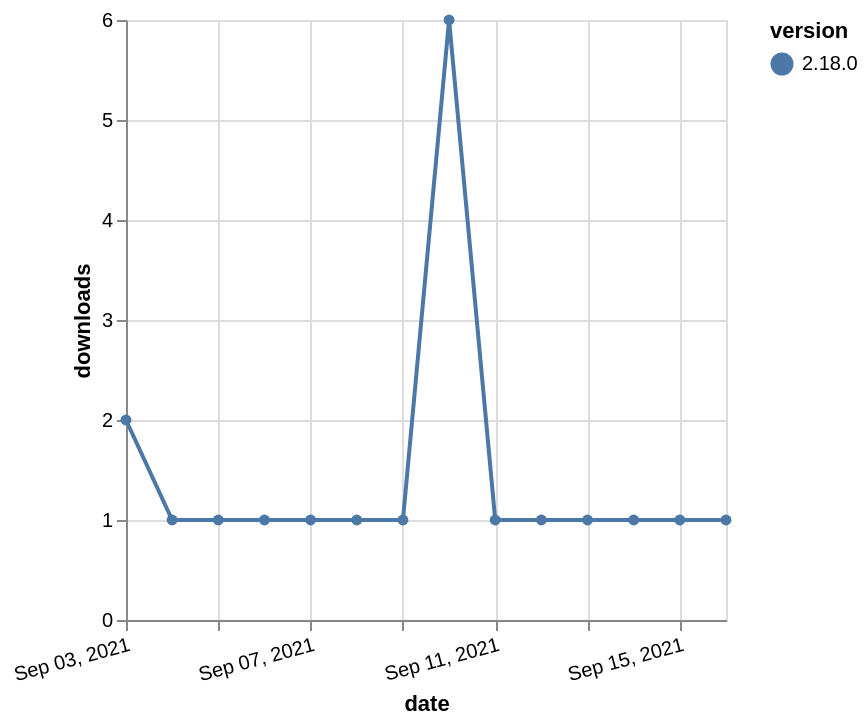

This figure's Vega-Lite source:
### Vega-Lite specification from a JSON file in a GitHub repository (floating-point values rounded to 4 significant figures)
{"$schema": "https://vega.github.io/schema/vega-lite/v5.json", "description": "A simple bar chart with embedded data.", "data": {"values": [{"date": "2021-09-03", "total": 498, "delta": 2, "version": "2.18.0"}, {"date": "2021-09-04", "total": 499, "delta": 1, "version": "2.18.0"}, {"date": "2021-09-05", "total": 500, "delta": 1, "version": "2.18.0"}, {"date": "2021-09-06", "total": 501, "delta": 1, "version": "2.18.0"}, {"date": "2021-09-07", "total": 502, "delta": 1, "version": "2.18.0"}, {"date": "2021-09-08", "total": 503, "delta": 1, "version": "2.18.0"}, {"date": "2021-09-09", "total": 504, "delta": 1, "version": "2.18.0"}, {"date": "2021-09-10", "total": 510, "delta": 6, "version": "2.18.0"}, {"date": "2021-09-11", "total": 511, "delta": 1, "version": "2.18.0"}, {"date": "2021-09-12", "total": 512, "delta": 1, "version": "2.18.0"}, {"date": "2021-09-13", "total": 513, "delta": 1, "version": "2.18.0"}, {"date": "2021-09-14", "total": 514, "delta": 1, "version": "2.18.0"}, {"date": "2021-09-15", "total": 515, "delta": 1, "version": "2.18.0"}, {"date": "2021-09-16", "total": 516, "delta": 1, "version": "2.18.0"}]}, "width": "container", "mark": {"type": "line", "point": {"filled": true}}, "encoding": {"x": {"field": "date", "type": "temporal", "timeUnit": "yearmonthdate", "title": "date", "axis": {"labelAngle": -15}}, "y": {"field": "delta", "type": "quantitative", "title": "downloads"}, "color": {"field": "version", "type": "nominal"}, "tooltip": {"field": "delta"}}}
